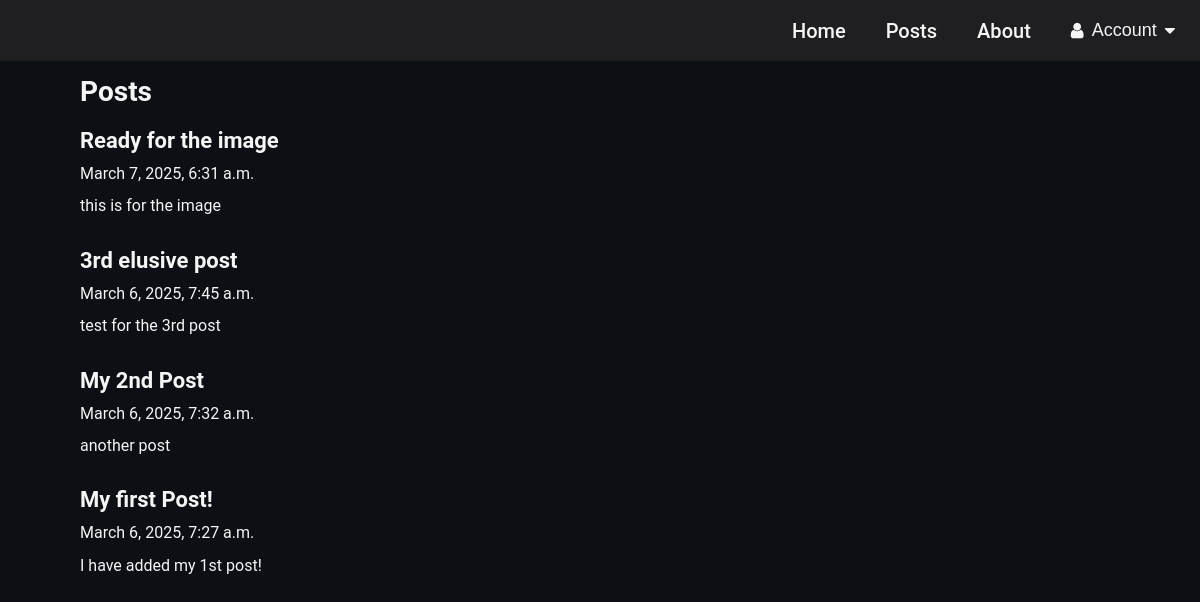
/posts/, run on the app's committed database.
### posts/models.py (models this page shows, shortened)
class Post(models.Model):
    title = models.CharField(max_length=75)
    body = models.TextField()
    slug = models.SlugField()
    date = models.DateTimeField(auto_now_add=True)
    banner = models.ImageField(default='fallback.png',blank=True)

### posts/views.py (the view)
# urls.py: path('', views.posts_list, name = "list"),
def posts_list(request):
    posts = Post.objects.all().order_by('-date')
    return render(request, 'posts/posts_list.html' ,{'posts':posts})

### posts/templates/posts/posts_list.html (shortened to what this page needs)
{% extends "layout.html" %}
{% block content %}
<section>
<h5>Posts</h5>
{% for post in posts %}
<article class = "posts">
    <h4>
        <a href="{% url 'posts:page' slug=post.slug %}">
            {{ post.title }}
        </a>
    </h4>
    <p>{{ post.date }}</p>
    <p>{{ post.body }}</p>
</article>
{% endfor %}
</section>
{% endblock content %}

### templates/layout.html (shortened to what this page needs)
<!DOCTYPE html>
{% load static %}
<html lang="en">
<head>
    <link rel="stylesheet" href="{% static 'css/style.css' %}">
    <link rel="stylesheet" href="https://cdnjs.cloudflare.com/ajax/libs/font-awesome/4.7.0/css/font-awesome.min.css">
</head>
<body>
    <nav>
        <a href="{% url 'home' %}">Home</a>
        <a href="{% url 'posts:list' %}">Posts</a>
        <a href="{% url 'about' %}">About</a>
        {% if user.is_authenticated %}
        <div class="dropdown">
            <button class="dropbtn">
                <i class="fa fa-user-circle"></i> {{ user.username }}
                <i class="fa fa-caret-down"></i>
            </button>
            <div class="dropdown-content">
                <a href="{% url 'users:profile' %}"> Profile</a>
                <a href="{% url 'users:logout' %}"><i class="fa fa-sign-out"></i> Logout</a>
            </div>
        </div>
    {% else %}
        <div class="dropdown">
            <button class="dropbtn">
                <i class="fa fa-user"></i> Account
                <i class="fa fa-caret-down"></i>
            </button>
        </div>
    {% endif %}
    </nav>
    <main>
        {% block content %}
        {% endblock  %}
    </main>
</body>
</html>

### static/css/style.css (style rules this page uses)
body { background-color: #0C0F14; font-size: 1.2rem; background-size: cover; background-repeat: no-repeat; color: whitesmoke; font-family: "Poppins", Arial, sans-serif; margin: 0; padding: 0; box-sizing: border-box; }
* { box-sizing: border-box; }
nav { position: fixed; top: 0; left: 0; width: 100%; background-color: rgba(50, 48, 48, 0.5); padding: 10px; display: flex; justify-content: flex-end; align-items: center; z-index: 1000; }
nav a { color: whitesmoke; padding: 8px 15px; border-radius: 5px; font-size: 20px; transition: background-color 0.3s ease, color 0.3s ease; text-decoration: none; font-weight: 500; font-family: "Roboto", serif; margin-right: 10px; }
main { padding-top: 65px; }
h1, h5, h4, p { margin: 10px 20px; font-family: "Roboto", serif; }
h5 { font-size: 28px; margin-bottom: 20px; }
section { margin: 10px auto; width: 90%; }
.posts h4 a { font-size: 22px; color: whitesmoke; text-decoration: none; font-family: "Roboto", sans-serif; }
.posts p { font-size: 16px; line-height: 1.4; color: whitesmoke; }
article { padding-bottom: 10px; }
.dropbtn { background-color: transparent; color: whitesmoke; padding: 10px 15px; font-size: 18px; border: none; cursor: pointer; display: flex; align-items: center; gap: 8px; font-weight: 500; }
.dropdown { position: relative; display: inline-block; }

### data on the page
Post: title "Ready for the image", date "March 7, 2025, 6:31 a.m.", body "this is for the image"
Post: title "3rd elusive post", date "March 6, 2025, 7:45 a.m.", body "test for the 3rd post"
Post: title "My 2nd Post", date "March 6, 2025, 7:32 a.m.", body "another post"
Post: title "My first Post!", date "March 6, 2025, 7:27 a.m.", body "I have added my 1st post!"
